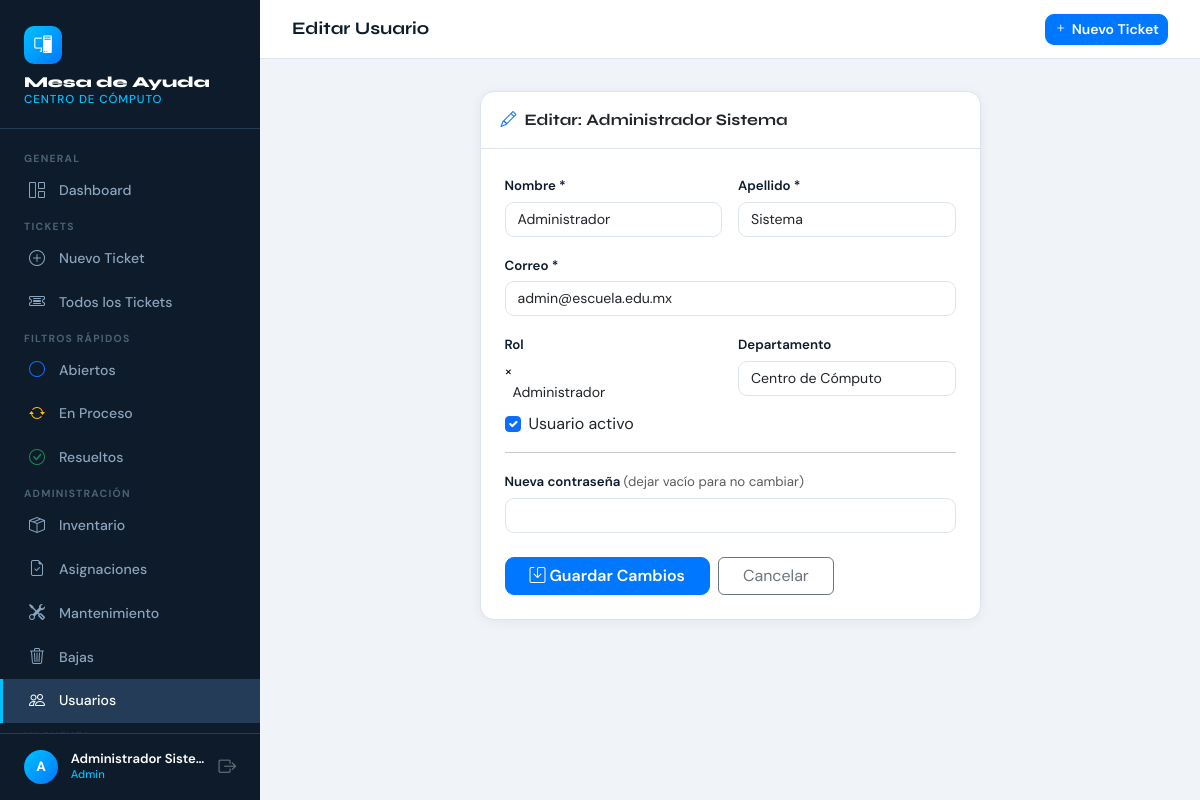
The app's page /index.php?c=users&a=edit&id=1 (signed in) with its own data.
### tables this page shows
CREATE TABLE IF NOT EXISTS usuarios (id INT AUTO_INCREMENT PRIMARY KEY, nombre VARCHAR(100) NOT NULL, apellido VARCHAR(100) NOT NULL, email VARCHAR(150) NOT NULL UNIQUE, password VARCHAR(255) NOT NULL, rol ENUM('maestro','tecnico','admin','auxiliar_administrativo','coordinador','operario','ayudante','residente_becario','auxiliar_seguridad','auxiliar_oficina','control_de_obra','supervisor_seguridad','contra_incendios','tecnico_instrumentista') NOT NULL DEFAULT 'auxiliar_administrativo', departamento VARCHAR(100) DEFAULT NULL, activo TINYINT(1) NOT NULL DEFAULT 1, creado_en DATETIME NOT NULL DEFAULT CURRENT_TIMESTAMP, actualizado_en DATETIME NOT NULL DEFAULT CURRENT_TIMESTAMP ON UPDATE CURRENT_TIMESTAMP);

### controllers/UserController.php (called while the page is built, shortened)
<?php
require_once __DIR__ . '/../models/User.php';
class UserController {
    private User $userModel;
    public function __construct() { $this->userModel = new User(); }
    public function edit(): void {
        $id   = (int)($_GET['id'] ?? 0);
        $user = $this->userModel->findById($id);
        require __DIR__ . '/../views/users/edit.php';
    }
}

### config/database.php (called while the page is built, shortened)
<?php
class Database {
    private static ?PDO $instance = null;
    public static function getConnection(): PDO {
        if (self::$instance === null) {
            $dsn = "mysql:host=" . DB_HOST . ";dbname=" . DB_NAME . ";charset=" . DB_CHARSET;
            $options = [
                PDO::ATTR_ERRMODE            => PDO::ERRMODE_EXCEPTION,
                PDO::ATTR_DEFAULT_FETCH_MODE => PDO::FETCH_ASSOC,
                PDO::ATTR_EMULATE_PREPARES   => false,
            ];
            try {
                self::$instance = new PDO($dsn, DB_USER, DB_PASS, $options);
            } catch (PDOException $e) {
                die(json_encode(['error' => 'Error de conexión: ' . $e->getMessage()]));
            }
        }
        return self::$instance;
    }
}

### models/User.php (called while the page is built, shortened)
<?php
require_once __DIR__ . '/../config/database.php';
class User {
    private PDO $db;
    public function __construct() { $this->db = Database::getConnection(); }
    public function findById(int $id): array|false {
        $stmt = $this->db->prepare("SELECT id,nombre,apellido,email,password,rol,departamento,activo,creado_en FROM usuarios WHERE id = ?");
        $stmt->execute([$id]); return $stmt->fetch();
    }
}

### views/users/edit.php (the view, shortened to what this page needs)
<?php
require __DIR__ . '/../layouts/header.php';
?>
<div class="row justify-content-center"><div class="col-lg-7">
<div class="card">
  <div class="card-header">
    <i class="bi bi-pencil me-2 text-primary"></i>Editar: <?= htmlspecialchars($user['nombre'] . ' ' . $user['apellido']) ?>
  </div>
  <div class="card-body p-4">
    <form method="POST" action="index.php?c=users&a=edit&id=<?= $user['id'] ?>">
      <div class="row g-3 mb-3">
        <div class="col-6">
          <label class="form-label">Nombre *</label>
          <input type="text" name="nombre" class="form-control" value="<?= htmlspecialchars($user['nombre']) ?>" required>
        </div>
        <div class="col-6">
          <label class="form-label">Apellido *</label>
          <input type="text" name="apellido" class="form-control" value="<?= htmlspecialchars($user['apellido']) ?>" required>
        </div>
      </div>
      <div class="mb-3">
        <label class="form-label">Correo *</label>
        <input type="email" name="email" class="form-control" value="<?= htmlspecialchars($user['email']) ?>" required>
      </div>
      <div class="row g-3 mb-3">
        <div class="col-6">
          <label class="form-label">Rol</label>
        </div>
        <div class="col-6">
          <label class="form-label">Departamento</label>
          <input type="text" name="departamento" class="form-control" value="<?= htmlspecialchars($user['departamento'] ?? '') ?>">
        </div>
      </div>
      <div class="form-check mb-3">
        <input type="checkbox" name="activo" class="form-check-input" id="chkActivo" <?= $user['activo'] ? 'checked' : '' ?>>
        <label class="form-check-label" for="chkActivo">Usuario activo</label>
      </div>
      <hr>
      <div class="mb-4">
        <label class="form-label">Nueva contraseña <span class="text-muted" style="font-weight:400">(dejar vacío para no cambiar)</span></label>
        <input type="password" name="password_nueva" class="form-control" minlength="6">
      </div>
      <div class="d-flex gap-2">
        <button type="submit" class="btn btn-primary px-4"><i class="bi bi-save me-1"></i>Guardar Cambios</button>
        <a href="index.php?c=users" class="btn btn-outline-secondary px-4">Cancelar</a>
      </div>
    </form>
  </div>
</div>
</div></div>
<?php require __DIR__ . '/../layouts/footer.php'; ?>

### views/layouts/header.php (style rules this page uses)
:root { --sidebar-w:260px;--navy:#0d1b2a;--navy-mid:#1b2e45;--navy-light:#243c58;--accent:#00c2ff;--accent2:#0077ff;--surface:#f0f4f9;--card-bg:#ffffff;--text-main:#0d1b2a;--text-muted:#6b7c93;--border:#dde4ef;--font-head:'Syne',sans-serif;--font-body:'DM Sans',sans-serif; }
*,*::before,*::after { box-sizing:border-box;margin:0;padding:0; }
body { font-family:var(--font-body);background:var(--surface);color:var(--text-main);min-height:100vh; }
.card { border:1px solid var(--border);border-radius:14px;box-shadow:0 2px 12px rgba(13,27,42,.06); }
.card-header { background:transparent;border-bottom:1px solid var(--border);padding:1rem 1.25rem;font-family:var(--font-head);font-weight:700; }
.form-control,.form-select { border-radius:9px;border-color:var(--border);font-size:.88rem;transition:border-color .2s,box-shadow .2s; }
.form-label { font-size:.83rem;font-weight:600;color:var(--text-main);margin-bottom:.35rem; }
.btn-primary { background:var(--accent2);border-color:var(--accent2);font-weight:600;border-radius:9px; }

### records on screen
usuarios: nombre+apellido "Administrador Sistema", nombre "Administrador", apellido "Sistema", email "admin@escuela.edu.mx", departamento "Centro de Cómputo", activo "☑"

### other values on screen
substr($_SESSION['user_name']??'U',0,1) "A"
$_SESSION['user_name'] "Administrador Siste…"
$rol "Admin"
$pageTitle "Editar Usuario"
